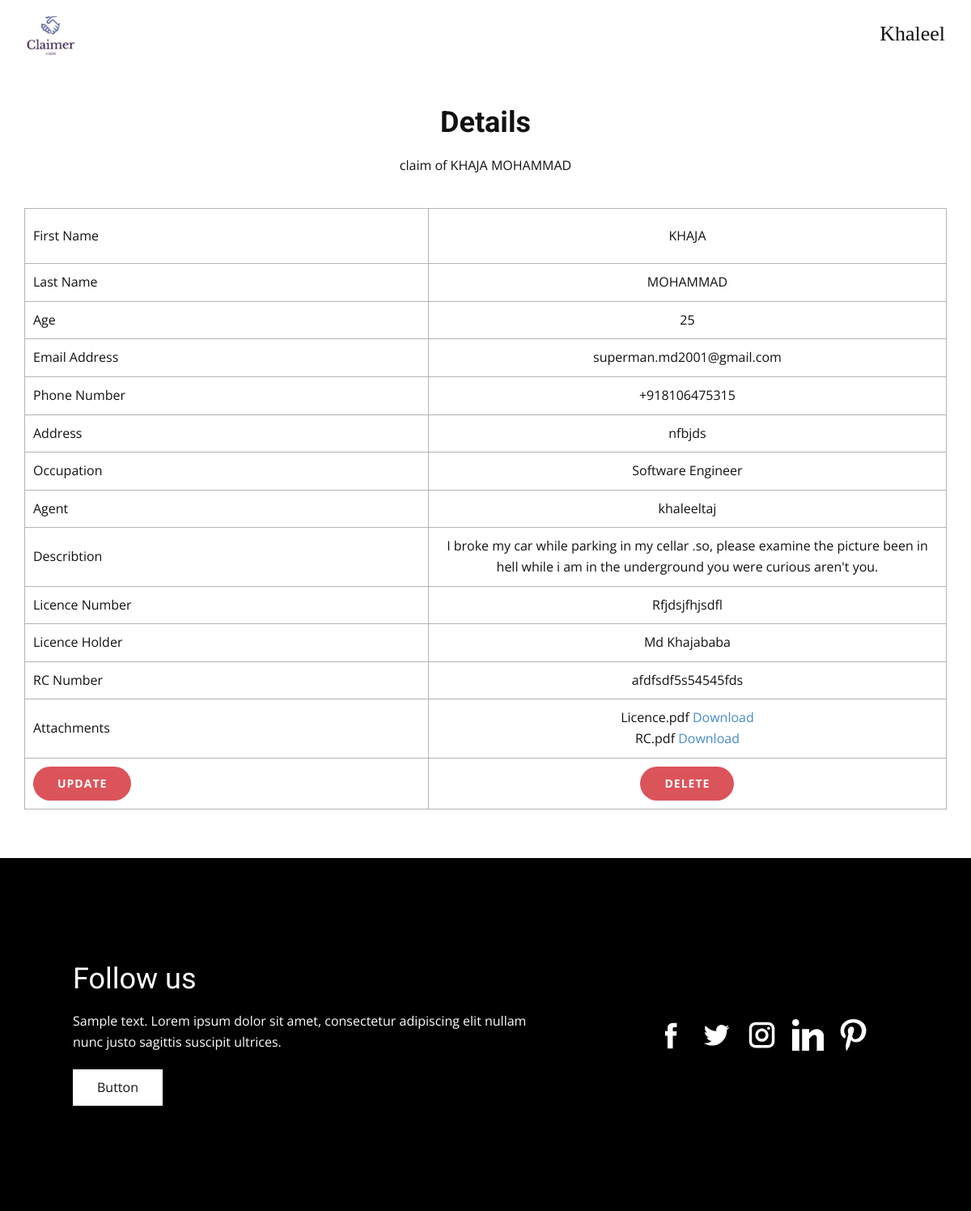
Screenshot of /claims/18/detail/ (signed in) with the database file from the repository.
### claims/models.py (models this page shows)
class User(AbstractUser):
    username = models.CharField(max_length=20, unique=True)
    is_agent = models.BooleanField(default=False)
    email = models.EmailField(unique=True)
    pic = models.ImageField(blank=True, null=True, upload_to='images/')
    socialauth = models.BooleanField(default = True)

class LeadDetails(models.Model):
    user = models.ForeignKey(User,on_delete = models.DO_NOTHING,default = None)
    first_name = models.CharField(max_length=20)
    last_name = models.CharField(max_length=20)
    age = models.IntegerField()
    phone =  PhoneNumberField(null=False,blank=False,default =None)
    email = models.EmailField()
    is_selected = models.BooleanField(default=False)
    is_v = models.BooleanField(default = True)
    address = models.CharField(max_length=150)
    occupation = models.CharField(max_length=20)
    agent = models.ForeignKey(AgentUser, on_delete=models.DO_NOTHING,default = None)
    image = models.ImageField(null=True, blank=True, upload_to="images/")
    describtion = models.CharField(max_length=200)

class AgentUser(models.Model):
    user = models.OneToOneField(
        User, on_delete=models.CASCADE,primary_key = True)
    phone_number = PhoneNumberField(null=False,blank=False,default = None)
    is_available = models.BooleanField(default = False)

class VechileDetails(models.Model):
    lead = models.ForeignKey(LeadDetails,on_delete = models.CASCADE,default = None)
    license = models.CharField(max_length=15)
    licencepic = models.FileField(blank=True, null=True, upload_to='images/')
    Rcpic = models.FileField(blank=True, null=True, upload_to='images/')
    Rigestration_Number = models.CharField(max_length = 15,unique=True)
    licenseuser = models.CharField(max_length = 30)
    phone = PhoneNumberField(null=False,blank=False,default =None)

### claims/views.py (the view, shortened to what this page needs)
# urls.py: path('<int:pk>/detail/',Leadproperties,name = 'detail'),
def Leadproperties(request,pk):
    data = LeadDetails.objects.filter(id = pk).first()
    user = request.user
    if user.is_agent:
        auser = User.objects.filter(username = user).first()
        agent = AgentUser.objects.filter(user = auser).first()
    if data.is_v:
        vech = VechileDetails.objects.filter(lead = data).first()
        context = {
        'data':data,
        'vech':vech,
        'user':user,
        'pk':pk
        }
    return render(request,"Details.html",context)

### templates/Details.html (shortened to what this page needs)
{% load static %}
<!DOCTYPE html>
<html style="font-size: 16px;">
  <head>
     <link rel="stylesheet" href="{% static 'css/nicepage.css' %}" media="screen">
<link rel="stylesheet" href="{% static 'css/Details.css' %}" media="screen">
  </head>
  <body class="u-body"><header class="u-clearfix u-header u-header" id="sec-6773"><div class="u-clearfix u-sheet u-sheet-1">
        <a href="{% url 'landingpage' %}" class="u-image u-logo u-image-1">
           <img src="{% static 'images/logo.jfif' %}" class="u-logo-image u-logo-image-1">
        </a>
        <nav class="u-align-left u-dropdown-icon u-menu u-menu-dropdown u-nav-spacing-25 u-offcanvas u-menu-1" data-responsive-from="XL">
          <div class="menu-collapse">
            {% if user.is_authenticated %}
            <a class="u-button-style u-nav-link" href="#" style="font-size: calc(1em + 10px); color: rgb(17, 17, 17) !important; padding: 14px 18px;">
               {{user.username}}
            </a>
            {% endif %}
          </div>
        </nav>
      </div></header>
    <section class="u-align-center u-clearfix u-section-1" id="sec-d30e">
      <div class="u-clearfix u-sheet u-valign-middle u-sheet-1">
        <h2 class="u-text u-text-default u-text-1">Details</h2>
        <p class="u-text u-text-2">claim of {{data.first_name}} {{data.last_name}}</p>
        <div class="u-expanded-width u-table u-table-responsive u-table-1">
          <table class="u-table-entity u-table-entity-1">
            <colgroup>
              <col width="43.8%">
              <col width="56.2%">
            </colgroup>
            <tbody class="u-align-center u-table-body">
              <tr style="height: 68px;">
                <td class="u-align-left u-border-1 u-border-grey-30 u-first-column u-table-cell">First Name</td>
                <td class="u-border-1 u-border-grey-30 u-table-cell ">{{data.first_name}}</td>
              </tr>
              <tr style="height: 30px;">
                <td class="u-align-left u-border-1 u-border-grey-30 u-first-column u-table-cell">Last Name</td>
                <td class="u-border-1 u-border-grey-30 u-table-cell">{{data.last_name}}
                </td>
              </tr>
              <tr style="height: 30px;">
                <td class="u-align-left u-border-1 u-border-grey-30 u-first-column u-table-cell">Age</td>
                <td class="u-border-1 u-border-grey-30 u-table-cell">{{data.age}}
                </td>
              </tr>
              <tr style="height: 30px;">
                <td class="u-align-left u-border-1 u-border-grey-30 u-first-column u-table-cell">Email Address</td>
                <td class="u-border-1 u-border-grey-30 u-table-cell">{{data.email}}
                </td>
              </tr>
              <tr style="height: 30px;">
                <td class="u-align-left u-border-1 u-border-grey-30 u-first-column u-table-cell">Phone Number</td>
                <td class="u-border-1 u-border-grey-30 u-table-cell">{{data.phone}}
                </td>
              </tr>
              <tr style="height: 30px;">
                <td class="u-align-left u-border-1 u-border-grey-30 u-first-column u-table-cell">Address</td>
                <td class="u-border-1 u-border-grey-30 u-table-cell">{{data.address}}
                </td>
              </tr>
              <tr style="height: 30px;">
                <td class="u-align-left u-border-1 u-border-grey-30 u-first-column u-table-cell">Occupation</td>
                <td class="u-border-1 u-border-grey-30 u-table-cell">{{data.occupation}}
                </td>
              </tr>
              <tr style="height: 30px;">
                <td class="u-align-left u-border-1 u-border-grey-30 u-first-column u-table-cell">Agent</td>
                <td class="u-border-1 u-border-grey-30 u-table-cell">{{data.agent.user}}
                </td>
              </tr>
              <tr style="height: 30px;">
                <td class="u-align-left u-border-1 u-border-grey-30 u-first-column u-table-cell">Describtion</td>
                <td class="u-border-1 u-border-grey-30 u-table-cell">{{data.describtion}}
                </td>
              </tr>
              {% if data.is_v %}
              <tr style="height: 30px;">
                <td class="u-align-left u-border-1 u-border-grey-30 u-first-column u-table-cell">Licence Number</td>
                <td class="u-border-1 u-border-grey-30 u-table-cell">{{vech.license}}
                </td>
              </tr>
              <tr style="height: 30px;">
                <td class="u-align-left u-border-1 u-border-grey-30 u-first-column u-table-cell">Licence Holder</td>
                <td class="u-border-1 u-border-grey-30 u-table-cell">{{vech.licenseuser}}
                </td>
              </tr>
              <tr style="height: 30px;">
                <td class="u-align-left u-border-1 u-border-grey-30 u-first-column u-table-cell">RC Number</td>
                <td class="u-border-1 u-border-grey-30 u-table-cell">{{vech.Rigestration_Number}}
                </td>
              </tr>
              <tr style="height: 30px;">
                <td class="u-align-left u-border-1 u-border-grey-30 u-first-column u-table-cell">Attachments</td>
                <td class="u-border-1 u-border-grey-30 u-table-cell">Licence.pdf
                 <a href="{{vech.licencepic.url}}" download="{{vech.licencepic.url}}" class="font-medium text-indigo-600 hover:text-indigo-500">
                  Download
                </a>
                <br>
                RC.pdf
                <a href="{{vech.Rcpic.url}}" download="{{vech.Rcpic.url}}" class="font-medium text-indigo-600 hover:text-indigo-500">
                  Download
                </a>
                </td>
              </tr>
              {% endif %}
             {% if not user.is_agent %}
              <tr style="height: 50px;">
                <td class="u-align-left u-border-1 u-border-grey-30 u-table-cell"><a href="{% url 'claims:update' pk %}" class="u-btn u-btn-round u-button-style u-palette-2-base u-radius-50 u-btn-1" target="_blank">Update</a></td>
                <td class="u-border-1 u-border-grey-30 u-table-cell u-table-cell-14">
                  <a href="{% url 'claims:delete' pk %}" class="u-btn u-btn-round u-button-style u-palette-2-base u-radius-50 u-btn-1" target="_blank">Delete</a>
                </td>
              </tr>
              {% endif %}
            </tbody>
          </table>
        </div>
      </div>
    </section>
    <section class="u-black u-clearfix u-section-2" id="sec-fbbb">
      <div class="u-clearfix u-sheet u-valign-middle u-sheet-1">
        <div class="u-clearfix u-expanded-width u-layout-wrap u-layout-wrap-1">
          <div class="u-layout">
            <div class="u-layout-row">
              <div class="u-align-left u-container-style u-layout-cell u-left-cell u-size-32-md u-size-32-sm u-size-32-xs u-size-36-lg u-size-36-xl u-layout-cell-1">
                <div class="u-container-layout u-valign-middle u-container-layout-1">
                  <h2 class="u-text u-text-default u-text-1">Follow us</h2>
                  <p class="u-text u-text-2">Sample text. Lorem ipsum dolor sit amet, consectetur adipiscing elit nullam nunc justo sagittis suscipit ultrices.</p>
                  <a href="" class="u-btn u-button-style u-white u-btn-1">Button</a>
                </div>
              </div>
              <div class="u-align-left-sm u-align-left-xs u-align-right-lg u-align-right-md u-align-right-xl u-container-style u-layout-cell u-right-cell u-size-24-lg u-size-24-xl u-size-28-md u-size-28-sm u-size-28-xs u-layout-cell-2">
                <div class="u-container-layout u-valign-middle u-container-layout-2">
                  <div class="u-social-icons u-spacing-17 u-social-icons-1">
                    <a class="u-social-url" title="facebook" target="_blank" href="https://facebook.com/name"><span class="u-icon u-social-facebook u-social-icon u-text-white"><svg class="u-svg-link" preserveAspectRatio="xMidYMin slice" viewBox="0 0 112 112" style=""><use xmlns:xlink="http://www.w3.org/1999/xlink" xlink:href="#svg-2e4f"></use></svg></span>
                    </a>
                    <a class="u-social-url" title="twitter" target="_blank" href="https://twitter.com/name"><span class="u-icon u-social-icon u-social-twitter u-text-white"><svg class="u-svg-link" preserveAspectRatio="xMidYMin slice" viewBox="0 0 112 112" style=""><use xmlns:xlink="http://www.w3.org/1999/xlink" xlink:href="#svg-c508"></use></svg></span>
                    </a>
                    <a class="u-social-url" title="instagram" target="_blank" href="https://instagram.com/name"><span class="u-icon u-social-icon u-social-instagram u-text-white"><svg class="u-svg-link" preserveAspectRatio="xMidYMin slice" viewBox="0 0 112 112" style=""><use xmlns:xlink="http://www.w3.org/1999/xlink" xlink:href="#svg-9d85"></use></svg></span>
                    </a>
                    <a class="u-social-url" target="_blank" title="Custom" href=""><span class="u-icon u-social-custom u-social-icon u-text-white u-icon-4"><svg class="u-svg-link" preserveAspectRatio="xMidYMin slice" viewBox="0 0 512 512" style=""><use xmlns:xlink="http://www.w3.org/1999/xlink" xlink:href="#svg-ff0d"></use></svg></span>
                    </a>
                    <a class="u-social-url" target="_blank" title="Custom" href=""><span class="u-icon u-social-custom u-social-icon u-text-white u-icon-5"><svg class="u-svg-link" preserveAspectRatio="xMidYMin slice" viewBox="0 0 511.977 511.977" style=""><use xmlns:xlink="http://www.w3.org/1999/xlink" xlink:href="#svg-a3cb"></use></svg></span>
                    </a>
                  </div>
                </div>
              </div>
            </div>
          </div>
        </div>
      </div>
    </section>
  </body>
</html>

### static/css/Details.css (style rules this page uses)
.u-section-1 .u-sheet-1 { min-height: 585px; }
.u-section-1 .u-text-1 { font-weight: 700; margin: 60px auto 0; }
.u-section-1 .u-text-2 { width: 543px; margin: 20px auto 0; }
.u-section-1 .u-table-1 { margin: 40px auto 60px 0; }
.u-section-1 .u-table-entity-1 { min-height: 100px; }
.u-section-1 .u-table-cell-14 { font-weight: 400; }
.u-section-1 .u-btn-1 { border-style: none; font-size: 0.875rem; text-transform: uppercase; font-weight: 700; background-image: none; letter-spacing: 1px; }
.u-section-2 { background-image: none; }
.u-section-2 .u-sheet-1 { min-height: 369px; }
.u-section-2 .u-layout-wrap-1 { margin: 100px auto 100px 0; }
.u-section-2 .u-layout-cell-1 { min-height: 169px; }
.u-section-2 .u-container-layout-1 { padding: 30px 60px; }
.u-section-2 .u-text-1 { margin: 0 auto 0 0; }
.u-section-2 .u-text-2 { margin: 20px 0 0; }
.u-section-2 .u-btn-1 { background-image: none; border-style: none; margin: 20px 0 0; }
.u-section-2 .u-layout-cell-2 { min-height: 234px; }
.u-section-2 .u-container-layout-2 { padding: 30px 60px; }
.u-section-2 .u-social-icons-1 { height: 39px; min-height: 16px; width: 264px; min-width: 148px; margin: 0 auto; }
.u-section-2 .u-icon-4 { height: 100%; }
.u-section-2 .u-icon-5 { height: 100%; }

### rows the page displays
User: username "Khaleel"
LeadDetails: first_name "KHAJA", last_name "MOHAMMAD", age "25", email "superman.md2001@gmail.com", phone "+918106475315", address "nfbjds", occupation "Software Engineer", agent.user "khaleeltaj", describtion "I broke my car while parking in my cellar .so, please examine the picture been in hell while i am in the underground you were curious aren't you."
VechileDetails: license "Rfjdsjfhjsdfl", licenseuser "Md Khajababa", Rigestration_Number "afdfsdf5s54545fds"
